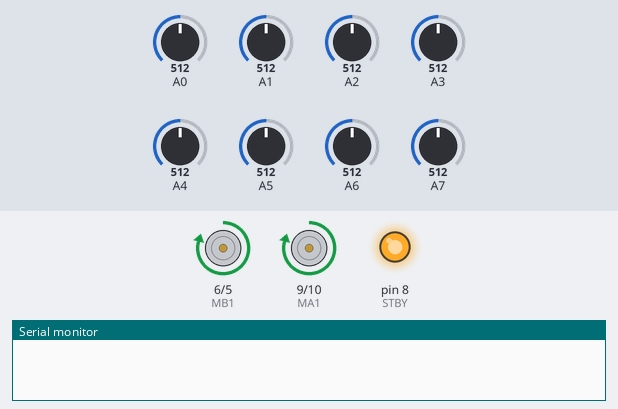
Simulated run of this sketch. Board: Arduino Uno, built with avr-gcc and run on an emulated ATmega328P. Parts: motor-driver pin pairs drawn as motors (green arrow = first pin HIGH = forward, orange = second pin HIGH = backward, longer = more drive, scaled by the enable pin, stopped while the standby pin is LOW), output pins drawn as LEDs (lit = HIGH), the last lines printed to the serial monitor. The inputs (shaded band) are chosen by the test bench; at power-on: A0 = 512, A1 = 512, A2 = 512, A3 = 512, A4 = 512, A5 = 512, A6 = 512, A7 = 512.

Above: at 0.1 s.
At 1.1 s:
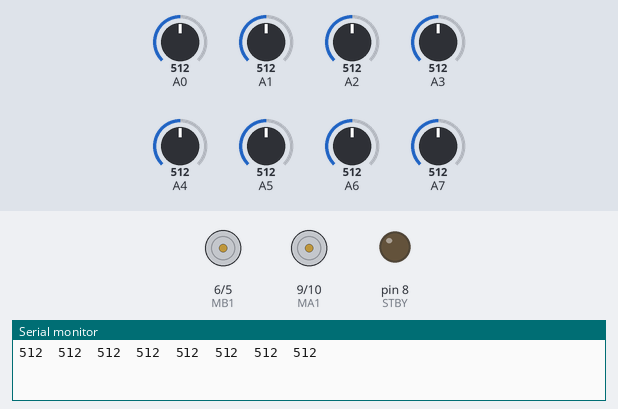
Timing chart, 0 to 2.6 s (numbered marks = the images above):
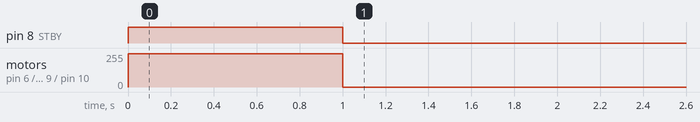

The sketch:

Nano_Robot_Balance.ino
```cpp
int A[8] = {0, 1, 2, 3, 4, 5, 6, 7};
int PWMA = 11;
int MA1 = 9;
int MA2 = 10;
int PWMB = 3;
int MB1 = 6;
int MB2 = 5;
int STBY = 8;
int Speed, SlowSpeed, ACCSpeed;


void setup() {
  Speed = 250;
  Serial.begin(9600);
  pinMode(PWMA, OUTPUT);
  pinMode(MA1, OUTPUT);
  pinMode(MA2, OUTPUT);
  pinMode(PWMB, OUTPUT);
  pinMode(MB1, OUTPUT);
  pinMode(MB2, OUTPUT);
  pinMode(STBY, OUTPUT);
  Forward(Speed, 1000);
  MotorStop();
}

void loop() {
  ShowADC();

  //  Forward();
  //  delay(2000);
  //  MotorStop();
  //  delay(1000);
  //  backward();
  //  delay(2000);
  //  MotorStop();
  //  delay(1000);
}
```

Motor.ino
```cpp
void Forward(int MotorSpeed, int Time) {
  digitalWrite(STBY, HIGH); //disable standby
  digitalWrite(PWMA, HIGH);
  analogWrite(MA1, MotorSpeed);
  analogWrite(MA2, 0);
  digitalWrite(PWMB, HIGH);
  analogWrite(MB1, MotorSpeed);
  analogWrite(MB2, 0);
  delay(Time);
}

void Backward() {
  digitalWrite(PWMA, HIGH);
  analogWrite(MA1, 0);
  analogWrite(MA2, 250);
  digitalWrite(PWMB, HIGH);
  analogWrite(MB1, 0);
  analogWrite(MB2, 250);
}

void MotorStop() {
  digitalWrite(STBY, LOW);  //enable standby
  digitalWrite(PWMA, HIGH);
  analogWrite(MA1, 0);
  analogWrite(MA2, 0);
  digitalWrite(PWMB, HIGH);
  analogWrite(MB1, 0);
  analogWrite(MB2, 0);
}
```

ReadADC.ino
```cpp
void ReadADC() {
  A[0] = analogRead(0);
  A[1] = analogRead(1);
  A[2] = analogRead(2);
  A[3] = analogRead(3);
  A[4] = analogRead(4);
  A[5] = analogRead(5);
  A[6] = analogRead(6);
  A[7] = analogRead(7);
}
```

ShowADC.ino
```cpp
void ShowADC(){
  ReadADC();
  Serial.println(String(A[0])+"\t"+String(A[1])+"\t"+String(A[2])+"\t"+String(A[3])+"\t"+String(A[4])+"\t"+String(A[5])+"\t"+String(A[6])+"\t"+String(A[7]));
  delay(200);
}
```
